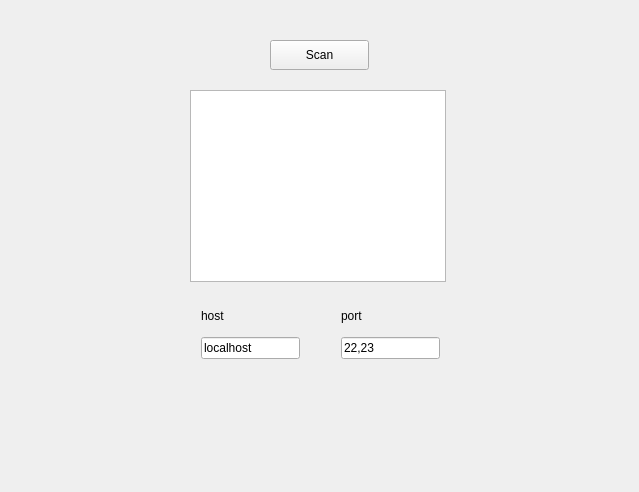
<?xml version="1.0" encoding="UTF-8"?>
<ui version="4.0">
 <class>Scanner</class>
 <widget class="QWidget" name="Scanner">
  <property name="geometry">
   <rect>
    <x>0</x>
    <y>0</y>
    <width>639</width>
    <height>492</height>
   </rect>
  </property>
  <property name="windowTitle">
   <string>Scanner</string>
  </property>
  <widget class="QPushButton" name="scanButton">
   <property name="geometry">
    <rect>
     <x>270</x>
     <y>40</y>
     <width>99</width>
     <height>30</height>
    </rect>
   </property>
   <property name="text">
    <string>Scan</string>
   </property>
  </widget>
  <widget class="QTextBrowser" name="resultText">
   <property name="geometry">
    <rect>
     <x>190</x>
     <y>90</y>
     <width>256</width>
     <height>192</height>
    </rect>
   </property>
  </widget>
  <widget class="QWidget" name="verticalLayoutWidget_2">
   <property name="geometry">
    <rect>
     <x>190</x>
     <y>290</y>
     <width>121</width>
     <height>80</height>
    </rect>
   </property>
   <layout class="QVBoxLayout" name="verticalLayout_4">
    <item>
     <widget class="QLabel" name="label">
      <property name="text">
       <string>host</string>
      </property>
     </widget>
    </item>
    <item>
     <widget class="QLineEdit" name="hostName">
      <property name="text">
       <string>localhost</string>
      </property>
     </widget>
    </item>
   </layout>
  </widget>
  <widget class="QWidget" name="verticalLayoutWidget">
   <property name="geometry">
    <rect>
     <x>330</x>
     <y>290</y>
     <width>121</width>
     <height>80</height>
    </rect>
   </property>
   <layout class="QVBoxLayout" name="verticalLayout">
    <item>
     <widget class="QLabel" name="label_2">
      <property name="text">
       <string>port</string>
      </property>
     </widget>
    </item>
    <item>
     <widget class="QLineEdit" name="ports">
      <property name="text">
       <string>22,23</string>
      </property>
     </widget>
    </item>
   </layout>
  </widget>
 </widget>
 <layoutdefault spacing="6" margin="11"/>
 <resources/>
 <connections/>
</ui>
